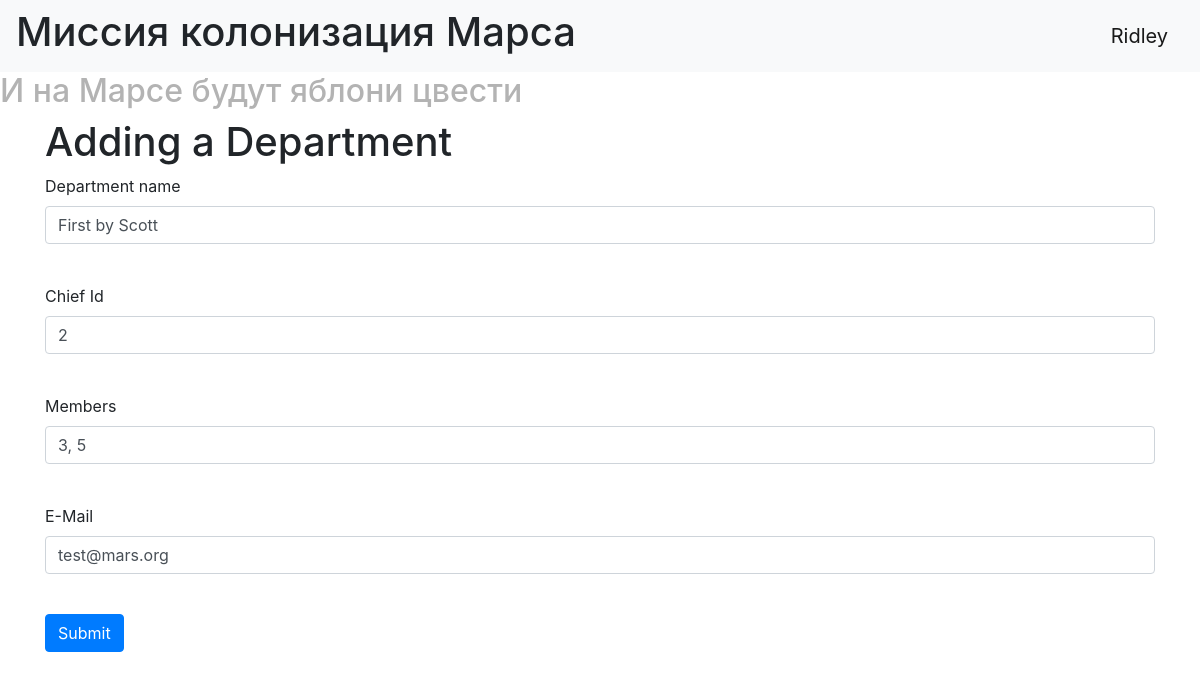
Page /new_dep/1 (signed in) on the committed database.
### data/users.py (models this page shows, shortened)
class User(SqlAlchemyBase, UserMixin):
    __tablename__ = 'users'
    id = sqlalchemy.Column(sqlalchemy.Integer,
                           primary_key=True, autoincrement=True)
    surname = sqlalchemy.Column(sqlalchemy.String, nullable=True)
    name = sqlalchemy.Column(sqlalchemy.String, nullable=True)
    age = sqlalchemy.Column(sqlalchemy.Integer, nullable=True)
    position = sqlalchemy.Column(sqlalchemy.String, nullable=True)
    speciality = sqlalchemy.Column(sqlalchemy.String, nullable=True)
    address = sqlalchemy.Column(sqlalchemy.String, nullable=True)
    email = sqlalchemy.Column(sqlalchemy.String, unique=True, nullable=True)
    hashed_password = sqlalchemy.Column(sqlalchemy.String, nullable=True)
    modified_date = sqlalchemy.Column(sqlalchemy.DateTime, default=datetime.datetime.now)
    jobs = orm.relation("Jobs", back_populates='user')
    deps = orm.relation("Department", back_populates='user')

### data/departments.py (models this page shows)
class Department(SqlAlchemyBase):
    __tablename__ = 'departments'
    id = sqlalchemy.Column(sqlalchemy.Integer,
                           primary_key=True, autoincrement=True)
    title = sqlalchemy.Column(sqlalchemy.String, nullable=True)
    chief = sqlalchemy.Column(sqlalchemy.Integer, sqlalchemy.ForeignKey("users.id"),
                              nullable=True)
    members = sqlalchemy.Column(sqlalchemy.String, sqlalchemy.ForeignKey("jobs.collaborators"),
                                nullable=True)
    email = sqlalchemy.Column(sqlalchemy.String, unique=True, nullable=True)
    creator = sqlalchemy.Column(sqlalchemy.Integer, nullable=True)
    user = orm.relation("User")
    jobs = orm.relation("Jobs")

### main.py (the view, shortened to what this page needs)
@app.route('/new_dep/<int:id>', methods=['GET', 'POST'])
@login_required
def edit_dep(id):
    form = DepForm()
    if request.method == "GET":
        session = db_session.create_session()
        if current_user.id == 1:
            dep = session.query(Department).filter(Department.id == id).first()
        else:
            dep = session.query(Department).filter(Department.id == id,
                                                   Department.creator == current_user.id).first()
        if dep:
            form.title.data = dep.title
            form.chief_id.data = dep.chief
            form.members.data = dep.members
            form.email.data = dep.email
        else:
            abort(404)
    return render_template('new_dep.html', title='Department edit', form=form)

### forms.py
class DepForm(FlaskForm):
    title = StringField("Department name", validators=[DataRequired()])
    chief_id = IntegerField("Chief Id", validators=[DataRequired()])
    members = StringField("Members", validators=[DataRequired()])
    email = StringField("E-Mail", validators=[DataRequired()])
    submit = SubmitField('Submit')

### data/db_session.py (called while the page is built)
def create_session() -> Session:
    global __factory
    return __factory()

### main.py (called while the page is built)
@login_manager.user_loader
def load_user(user_id):
    session = db_session.create_session()
    return session.query(User).get(user_id)

### templates/new_dep.html (shortened to what this page needs)
{% extends "base.html" %}
{% block content %}
<h1>Adding a Department</h1>
<form action="" method="post">
    <p>
        {{ form.title.label }}<br>
        {{ form.title(class="form-control") }}<br>
    </p>
    <p>
        {{ form.chief_id.label }}<br>
        {{ form.chief_id(class="form-control") }}<br>
    </p>
    <p>
        {{ form.members.label }}<br>
        {{ form.members(class="form-control") }}<br>
    </p>
    <p>
        {{ form.email.label }}<br>
        {{ form.email(class="form-control") }}<br>
    </p>
    <p>{{ form.submit(type="submit", class="btn btn-primary") }}</p>
</form>
{% endblock %}

### templates/base.html (shortened to what this page needs)
<!doctype html>
<html lang="en">
<head>
    <link rel="stylesheet"
          href="https://stackpath.bootstrapcdn.com/bootstrap/4.4.1/css/bootstrap.min.css"
>
    <link rel="stylesheet" type="text/css" href={{ url_for(
    'static', filename='css/style.css') }}/>
</head>
<body>
<header>
    <nav class="navbar navbar-light bg-light">
        <h1>Миссия колонизация Марса</h1>
        {% if current_user.is_authenticated %}
            <a class="navbar-brand" href="/logout">{{ current_user.name }}</a>
        {% else %}
            <p>
                <a class="btn btn-primary " href="/register">Зарегистрироваться</a>
                <a class="btn btn-success" href="/login">Войти</a>
            </p>
        {% endif %}
    </nav>
</header>
<h2>И на Марсе будут яблони цвести</h2>
<main role="main" class="container">
    {% block content %}{% endblock %}
</main>
</body>
</html>

### static/css/style.css (style rules this page uses)
h2 { color: #b3b3b3; }

### rows in the picture
User: name "Ridley"
Department: title "First by Scott", members "3, 5", email "test@mars.org"
